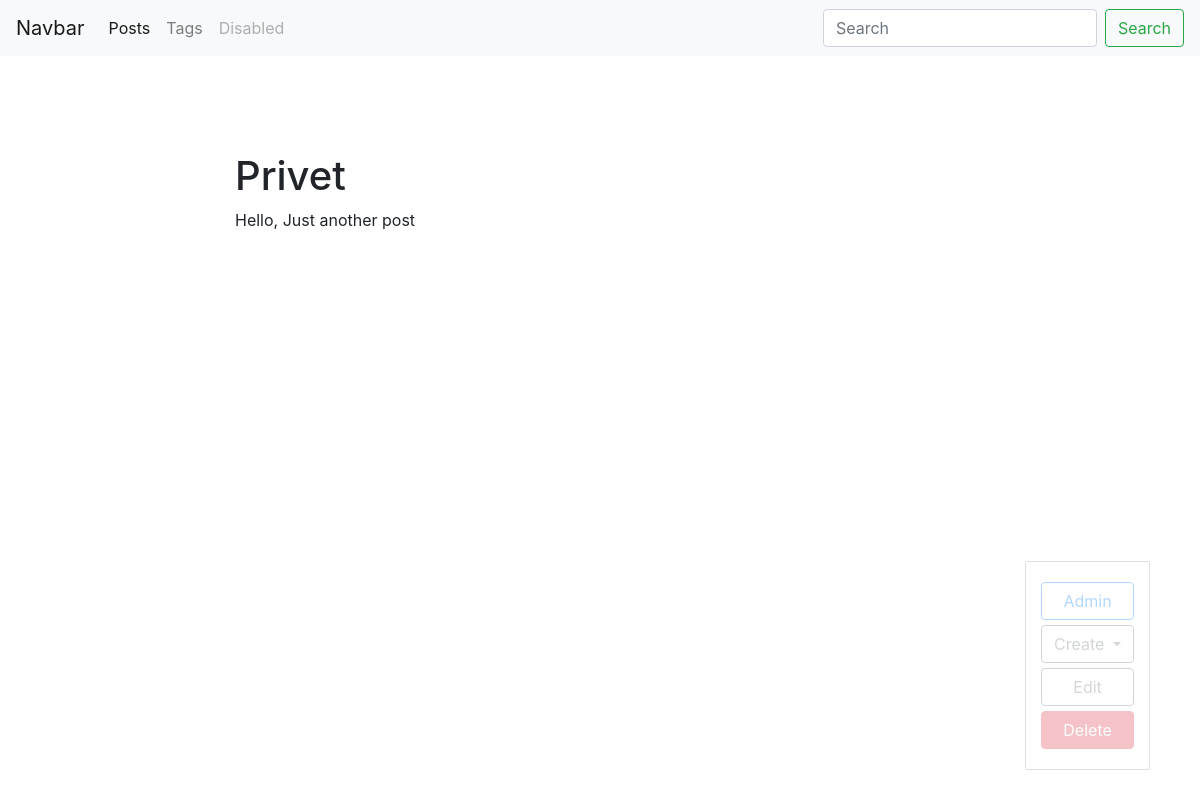
Before: /blog/post/privet-1543344190/ with the older database file.
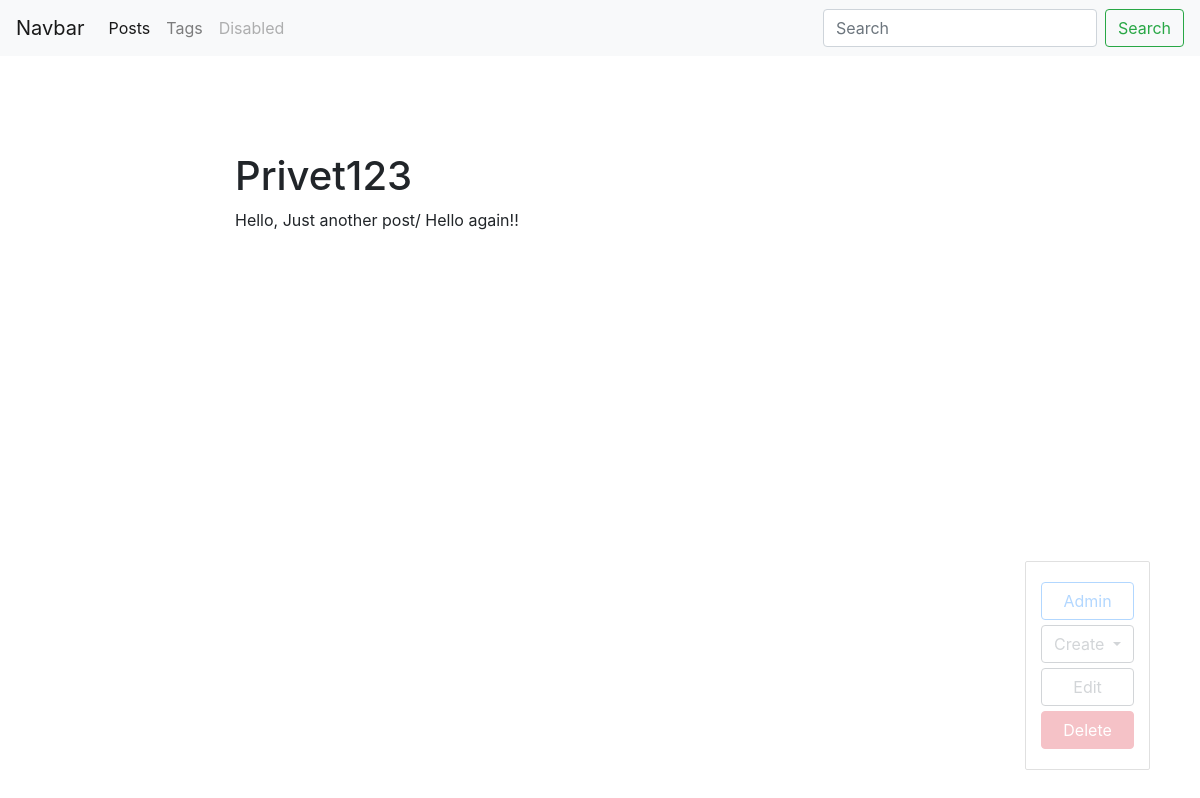
After: the same page with the newer database file.
### blog/models.py (models this page shows, shortened)
class Post(models.Model):
    title = models.CharField(max_length=150, db_index=True)
    slug = models.SlugField(max_length=150, blank=True, unique=True)
    body = models.TextField(blank=True, db_index=True)
    date_pub = models.DateTimeField(auto_now_add=True)
    tags = models.ManyToManyField("Tag", blank=True, related_name="posts")
    def get_update_url(self):
        return reverse('post_update_url', kwargs={'slug': self.slug})
    def get_delete_url(self):
        return reverse('post_delete_url', kwargs={'slug': self.slug})

### blog/views.py (the view)
# urls.py: path('post/<str:slug>/', PostDetail.as_view(), name='post_detail_url'),
class PostDetail(ObjectDetailMixin, View):
    model = Post
    template = 'blog/post_detail.html'

### blog/utils.py (called while the page is built)
    def get(self, request, slug):
        obj = get_object_or_404(self.model, slug__iexact=slug)
        return render(request, self.template,
                        context={self.model.__name__.lower(): obj,
                                'admin_object': obj,
                                'detail': True})

### blog/templates/blog/post_detail.html (shortened to what this page needs)
{% extends 'blog/base_blog.html' %}
{% block content %}
    <h1 class="mt-5">
        {{ post.title }}
    </h1>
    <p>
        {{ post.body }}
    </p>
{% endblock %}

Changed rows visible on the page:
changed Post: title "Privet" → "Privet123"; body "Hello, Just another post" → "Hello, Just another post/ Hello again!!"
